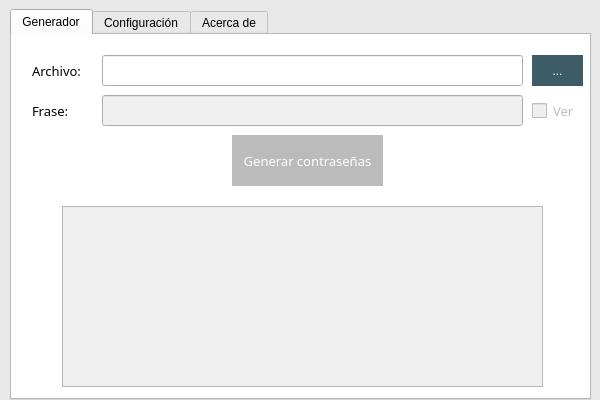
<?xml version="1.0" encoding="UTF-8"?>
<ui version="4.0">
 <class>wndMain</class>
 <widget class="QMainWindow" name="wndMain">
  <property name="geometry">
   <rect>
    <x>0</x>
    <y>0</y>
    <width>600</width>
    <height>400</height>
   </rect>
  </property>
  <property name="minimumSize">
   <size>
    <width>600</width>
    <height>400</height>
   </size>
  </property>
  <property name="maximumSize">
   <size>
    <width>600</width>
    <height>400</height>
   </size>
  </property>
  <property name="windowTitle">
   <string>pyPassGen</string>
  </property>
  <property name="windowIcon">
   <iconset>
    <normalon>:/img/logo.png</normalon>
   </iconset>
  </property>
  <property name="windowOpacity">
   <double>1.000000000000000</double>
  </property>
  <property name="autoFillBackground">
   <bool>true</bool>
  </property>
  <property name="styleSheet">
   <string notr="true">#wndMain{
background-color: #E8E8E8;
}

#tabs{
background-color: white;
}



QSlider::groove:horizontal {
border: 1px solid #bbb;
background: white;
height: 10px;
}

QSlider::sub-page:horizontal {
background: qlineargradient(x1: 0, y1: 0,    x2: 0, y2: 1,
    stop: 0 #4C7785, stop: 1 #293D44);
background: qlineargradient(x1: 0, y1: 0.2, x2: 1, y2: 1,
    stop: 0 #4C7785, stop: 1 #293D44);
border: 1px solid #4C7785;
height: 10px;
}



QSlider::add-page:horizontal {
background: #aaa;
border: 1px solid #aaa;
height: 10px;
}

QSlider::handle:horizontal {
background: #142329;
border: 2px solid #142329;
width: 13px;
margin-top: -2px;
margin-bottom: -2px;
border-radius: 4px;
}

QSlider::handle:horizontal:hover {
background: #293D44;
border: 2px solid #293D44;
border-radius: 2px;
}

QSlider::sub-page:horizontal:disabled {
background: #bbb;
border-color: #999;
}

QSlider::add-page:horizontal:disabled {
background: #eee;
border-color: #999;
}

QSlider::handle:horizontal:disabled {
background: #eee;
border: 1px solid #aaa;
border-radius: 8px;
}


QCheckBox::indicator {
    width: 15px;
    height: 15px;
}





QPushButton{
  background:#3E5C67;
  color:#fff;
border: 0;
}
QPushButton:hover:pressed{
  background:#293D44;
  color:#fff;
border:4px solid #3E5C67;
}
QPushButton:hover{
  background:#293D44;
  color:#fff;
}
QPushButton:disabled{
  background:#bbb;
  color:#fff;
border: 0;
}
</string>
  </property>
  <widget class="QWidget" name="centralwidget">
   <widget class="QTabWidget" name="tabs">
    <property name="geometry">
     <rect>
      <x>10</x>
      <y>9</y>
      <width>581</width>
      <height>391</height>
     </rect>
    </property>
    <property name="currentIndex">
     <number>0</number>
    </property>
    <widget class="QWidget" name="tab1">
     <attribute name="title">
      <string>Generador</string>
     </attribute>
     <widget class="QLabel" name="lblArchivo">
      <property name="geometry">
       <rect>
        <x>20</x>
        <y>10</y>
        <width>64</width>
        <height>51</height>
       </rect>
      </property>
      <property name="font">
       <font>
        <family>Droid Sans</family>
        <pointsize>10</pointsize>
        <weight>50</weight>
        <italic>false</italic>
        <bold>false</bold>
       </font>
      </property>
      <property name="text">
       <string>Archivo:</string>
      </property>
     </widget>
     <widget class="QPushButton" name="btnGenerarPass">
      <property name="enabled">
       <bool>false</bool>
      </property>
      <property name="geometry">
       <rect>
        <x>220</x>
        <y>100</y>
        <width>151</width>
        <height>51</height>
       </rect>
      </property>
      <property name="font">
       <font>
        <family>Droid Sans</family>
        <pointsize>10</pointsize>
        <weight>50</weight>
        <bold>false</bold>
       </font>
      </property>
      <property name="text">
       <string>Generar contraseñas</string>
      </property>
     </widget>
     <widget class="QLabel" name="lblFrase">
      <property name="geometry">
       <rect>
        <x>20</x>
        <y>50</y>
        <width>64</width>
        <height>51</height>
       </rect>
      </property>
      <property name="font">
       <font>
        <family>Droid Sans</family>
        <pointsize>10</pointsize>
        <weight>50</weight>
        <bold>false</bold>
       </font>
      </property>
      <property name="text">
       <string>Frase:</string>
      </property>
     </widget>
     <widget class="QListWidget" name="lstPasswords">
      <property name="enabled">
       <bool>false</bool>
      </property>
      <property name="geometry">
       <rect>
        <x>50</x>
        <y>171</y>
        <width>481</width>
        <height>181</height>
       </rect>
      </property>
      <property name="font">
       <font>
        <family>Droid Sans</family>
        <pointsize>14</pointsize>
        <weight>75</weight>
        <bold>true</bold>
        <underline>false</underline>
        <strikeout>false</strikeout>
       </font>
      </property>
      <property name="inputMethodHints">
       <set>Qt::ImhNone</set>
      </property>
     </widget>
     <widget class="QCheckBox" name="cbxVer">
      <property name="enabled">
       <bool>false</bool>
      </property>
      <property name="geometry">
       <rect>
        <x>520</x>
        <y>60</y>
        <width>51</width>
        <height>31</height>
       </rect>
      </property>
      <property name="font">
       <font>
        <family>Droid Sans</family>
        <pointsize>10</pointsize>
        <weight>50</weight>
        <bold>false</bold>
       </font>
      </property>
      <property name="text">
       <string>Ver</string>
      </property>
     </widget>
     <widget class="QLineEdit" name="txtFrase">
      <property name="enabled">
       <bool>false</bool>
      </property>
      <property name="geometry">
       <rect>
        <x>90</x>
        <y>60</y>
        <width>421</width>
        <height>31</height>
       </rect>
      </property>
      <property name="font">
       <font>
        <family>Droid Sans</family>
        <pointsize>13</pointsize>
        <weight>50</weight>
        <bold>false</bold>
       </font>
      </property>
      <property name="maxLength">
       <number>144</number>
      </property>
      <property name="echoMode">
       <enum>QLineEdit::Password</enum>
      </property>
      <property name="alignment">
       <set>Qt::AlignLeading|Qt::AlignLeft|Qt::AlignVCenter</set>
      </property>
      <property name="clearButtonEnabled">
       <bool>true</bool>
      </property>
     </widget>
     <widget class="QPushButton" name="btnSelArchivo">
      <property name="geometry">
       <rect>
        <x>520</x>
        <y>20</y>
        <width>51</width>
        <height>31</height>
       </rect>
      </property>
      <property name="text">
       <string>...</string>
      </property>
     </widget>
     <widget class="QLineEdit" name="txtArchivoTexto">
      <property name="geometry">
       <rect>
        <x>90</x>
        <y>20</y>
        <width>421</width>
        <height>31</height>
       </rect>
      </property>
      <property name="font">
       <font>
        <family>Droid Sans</family>
       </font>
      </property>
      <property name="maxLength">
       <number>500</number>
      </property>
      <property name="readOnly">
       <bool>true</bool>
      </property>
     </widget>
    </widget>
    <widget class="QWidget" name="tab2">
     <attribute name="title">
      <string>Configuración</string>
     </attribute>
     <widget class="QSlider" name="sliderCuantas">
      <property name="geometry">
       <rect>
        <x>180</x>
        <y>20</y>
        <width>391</width>
        <height>61</height>
       </rect>
      </property>
      <property name="minimum">
       <number>5</number>
      </property>
      <property name="maximum">
       <number>25</number>
      </property>
      <property name="singleStep">
       <number>5</number>
      </property>
      <property name="pageStep">
       <number>5</number>
      </property>
      <property name="value">
       <number>10</number>
      </property>
      <property name="tracking">
       <bool>true</bool>
      </property>
      <property name="orientation">
       <enum>Qt::Horizontal</enum>
      </property>
      <property name="tickPosition">
       <enum>QSlider::TicksBothSides</enum>
      </property>
     </widget>
     <widget class="QLabel" name="lblArchivo_2">
      <property name="geometry">
       <rect>
        <x>10</x>
        <y>20</y>
        <width>161</width>
        <height>31</height>
       </rect>
      </property>
      <property name="font">
       <font>
        <family>Droid Sans</family>
        <pointsize>10</pointsize>
       </font>
      </property>
      <property name="text">
       <string>Cuántas contraseñas</string>
      </property>
      <property name="alignment">
       <set>Qt::AlignCenter</set>
      </property>
     </widget>
     <widget class="QLabel" name="lblQtyCuantas">
      <property name="geometry">
       <rect>
        <x>10</x>
        <y>40</y>
        <width>161</width>
        <height>31</height>
       </rect>
      </property>
      <property name="font">
       <font>
        <family>Droid Sans</family>
        <pointsize>10</pointsize>
       </font>
      </property>
      <property name="layoutDirection">
       <enum>Qt::LeftToRight</enum>
      </property>
      <property name="text">
       <string>10</string>
      </property>
      <property name="alignment">
       <set>Qt::AlignCenter</set>
      </property>
     </widget>
     <widget class="QCheckBox" name="cbxNumeros">
      <property name="geometry">
       <rect>
        <x>20</x>
        <y>210</y>
        <width>261</width>
        <height>51</height>
       </rect>
      </property>
      <property name="font">
       <font>
        <family>Droid Sans</family>
        <pointsize>10</pointsize>
       </font>
      </property>
      <property name="text">
       <string>Incluir números</string>
      </property>
      <property name="checked">
       <bool>true</bool>
      </property>
     </widget>
     <widget class="QCheckBox" name="cbxMayus">
      <property name="geometry">
       <rect>
        <x>20</x>
        <y>130</y>
        <width>261</width>
        <height>51</height>
       </rect>
      </property>
      <property name="font">
       <font>
        <family>Droid Sans</family>
        <pointsize>10</pointsize>
       </font>
      </property>
      <property name="styleSheet">
       <string notr="true"/>
      </property>
      <property name="text">
       <string>Incluir letras en mayúsculas</string>
      </property>
      <property name="checked">
       <bool>true</bool>
      </property>
     </widget>
     <widget class="QCheckBox" name="cbxSimbolos">
      <property name="geometry">
       <rect>
        <x>20</x>
        <y>250</y>
        <width>201</width>
        <height>51</height>
       </rect>
      </property>
      <property name="font">
       <font>
        <family>Droid Sans</family>
        <pointsize>10</pointsize>
       </font>
      </property>
      <property name="text">
       <string>Incluir símbolos</string>
      </property>
      <property name="checked">
       <bool>true</bool>
      </property>
     </widget>
     <widget class="QCheckBox" name="cbxAmbiguos">
      <property name="geometry">
       <rect>
        <x>20</x>
        <y>290</y>
        <width>331</width>
        <height>51</height>
       </rect>
      </property>
      <property name="font">
       <font>
        <family>Droid Sans</family>
        <pointsize>10</pointsize>
       </font>
      </property>
      <property name="text">
       <string>No incluir caracteres que se puedan confundir</string>
      </property>
      <property name="checked">
       <bool>true</bool>
      </property>
     </widget>
     <widget class="QCheckBox" name="cbxVocales">
      <property name="geometry">
       <rect>
        <x>20</x>
        <y>170</y>
        <width>201</width>
        <height>51</height>
       </rect>
      </property>
      <property name="font">
       <font>
        <family>Droid Sans</family>
        <pointsize>10</pointsize>
       </font>
      </property>
      <property name="text">
       <string>Incluir vocales</string>
      </property>
      <property name="checked">
       <bool>true</bool>
      </property>
     </widget>
     <widget class="QSlider" name="sliderLargo">
      <property name="geometry">
       <rect>
        <x>180</x>
        <y>80</y>
        <width>391</width>
        <height>61</height>
       </rect>
      </property>
      <property name="minimum">
       <number>5</number>
      </property>
      <property name="maximum">
       <number>16</number>
      </property>
      <property name="singleStep">
       <number>1</number>
      </property>
      <property name="pageStep">
       <number>5</number>
      </property>
      <property name="value">
       <number>10</number>
      </property>
      <property name="tracking">
       <bool>true</bool>
      </property>
      <property name="orientation">
       <enum>Qt::Horizontal</enum>
      </property>
      <property name="tickPosition">
       <enum>QSlider::TicksBothSides</enum>
      </property>
     </widget>
     <widget class="QLabel" name="lblQtyLargo">
      <property name="geometry">
       <rect>
        <x>10</x>
        <y>100</y>
        <width>161</width>
        <height>31</height>
       </rect>
      </property>
      <property name="font">
       <font>
        <family>Droid Sans</family>
        <pointsize>10</pointsize>
       </font>
      </property>
      <property name="layoutDirection">
       <enum>Qt::LeftToRight</enum>
      </property>
      <property name="text">
       <string>10</string>
      </property>
      <property name="alignment">
       <set>Qt::AlignCenter</set>
      </property>
     </widget>
     <widget class="QLabel" name="lblLargo">
      <property name="geometry">
       <rect>
        <x>10</x>
        <y>80</y>
        <width>161</width>
        <height>31</height>
       </rect>
      </property>
      <property name="font">
       <font>
        <family>Droid Sans</family>
        <pointsize>10</pointsize>
       </font>
      </property>
      <property name="text">
       <string>Largo de la contraseña</string>
      </property>
      <property name="alignment">
       <set>Qt::AlignCenter</set>
      </property>
     </widget>
    </widget>
    <widget class="QWidget" name="tab3">
     <attribute name="title">
      <string>Acerca de</string>
     </attribute>
     <widget class="QTextEdit" name="txtAcercade">
      <property name="geometry">
       <rect>
        <x>10</x>
        <y>19</y>
        <width>571</width>
        <height>331</height>
       </rect>
      </property>
      <property name="readOnly">
       <bool>true</bool>
      </property>
      <property name="html">
       <string>&lt;!DOCTYPE HTML PUBLIC &quot;-//W3C//DTD HTML 4.0//EN&quot; &quot;http://www.w3.org/TR/REC-html40/strict.dtd&quot;&gt;
&lt;html&gt;&lt;head&gt;&lt;meta name=&quot;qrichtext&quot; content=&quot;1&quot; /&gt;&lt;style type=&quot;text/css&quot;&gt;
p, li { white-space: pre-wrap; }
&lt;/style&gt;&lt;/head&gt;&lt;body style=&quot; font-family:'Sans'; font-size:10pt; font-weight:400; font-style:normal;&quot;&gt;
&lt;p align=&quot;center&quot; style=&quot; margin-top:0px; margin-bottom:0px; margin-left:0px; margin-right:0px; -qt-block-indent:0; text-indent:0px;&quot;&gt;&lt;span style=&quot; font-size:18pt; font-weight:600;&quot;&gt;pyPassGen&lt;br /&gt;&lt;/span&gt;&lt;span style=&quot; font-size:11pt;&quot;&gt;by ivan@alk.mx&lt;br /&gt;www.alk.mx&lt;/span&gt;&lt;/p&gt;
&lt;p align=&quot;center&quot; style=&quot;-qt-paragraph-type:empty; margin-top:0px; margin-bottom:0px; margin-left:0px; margin-right:0px; -qt-block-indent:0; text-indent:0px; font-size:18pt; font-weight:600;&quot;&gt;&lt;br /&gt;&lt;/p&gt;
&lt;p style=&quot; margin-top:0px; margin-bottom:0px; margin-left:0px; margin-right:0px; -qt-block-indent:0; text-indent:0px;&quot;&gt;&lt;span style=&quot; font-size:12pt;&quot;&gt;GUI para pwgen usando un archivo y frase como semilla para contraseñas seguras que puedan ser recreadas.&lt;/span&gt;&lt;/p&gt;
&lt;p style=&quot;-qt-paragraph-type:empty; margin-top:0px; margin-bottom:0px; margin-left:0px; margin-right:0px; -qt-block-indent:0; text-indent:0px; font-size:12pt;&quot;&gt;&lt;br /&gt;&lt;/p&gt;
&lt;p align=&quot;center&quot; style=&quot; margin-top:0px; margin-bottom:0px; margin-left:0px; margin-right:0px; -qt-block-indent:0; text-indent:0px;&quot;&gt;&lt;span style=&quot; font-size:12pt;&quot;&gt;ivan@alk.mx&lt;/span&gt;&lt;/p&gt;
&lt;p align=&quot;center&quot; style=&quot;-qt-paragraph-type:empty; margin-top:0px; margin-bottom:0px; margin-left:0px; margin-right:0px; -qt-block-indent:0; text-indent:0px; font-size:12pt;&quot;&gt;&lt;br /&gt;&lt;/p&gt;
&lt;hr /&gt;
&lt;p align=&quot;center&quot; style=&quot;-qt-paragraph-type:empty; margin-top:0px; margin-bottom:0px; margin-left:0px; margin-right:0px; -qt-block-indent:0; text-indent:0px; font-size:12pt;&quot;&gt;&lt;br /&gt;&lt;/p&gt;
&lt;p align=&quot;center&quot; style=&quot; margin-top:0px; margin-bottom:0px; margin-left:0px; margin-right:0px; -qt-block-indent:0; text-indent:0px;&quot;&gt;&lt;span style=&quot; font-size:18pt; font-weight:600;&quot;&gt;pwgen&lt;/span&gt;&lt;/p&gt;
&lt;p align=&quot;center&quot; style=&quot; margin-top:0px; margin-bottom:0px; margin-left:0px; margin-right:0px; -qt-block-indent:0; text-indent:0px;&quot;&gt;&lt;span style=&quot; font-size:x-large; font-weight:600;&quot;&gt;Author&lt;/span&gt;&lt;/p&gt;
&lt;p style=&quot; margin-top:0px; margin-bottom:0px; margin-left:0px; margin-right:0px; -qt-block-indent:0; text-indent:0px;&quot;&gt;This version of &lt;span style=&quot; font-weight:600;&quot;&gt;pwgen&lt;/span&gt; was written by Theodore Ts'o &amp;lt;&lt;a href=&quot;mailto:tytso@alum.mit.edu&quot;&gt;&lt;span style=&quot; text-decoration: underline; color:#0000ff;&quot;&gt;tytso@alum.mit.edu&lt;/span&gt;&lt;/a&gt;&amp;gt;. It is modelled after a program originally written by Brandon S. Allbery, and then later extensively modified by Olaf Titz, Jim Lynch, and others. It was rewritten from scratch by Theodore Ts'o because the original program was somewhat of a hack, and thus hard to maintain, and because the licensing status of the program was unclear. &lt;/p&gt;
&lt;p style=&quot; margin-top:0px; margin-bottom:0px; margin-left:0px; margin-right:0px; -qt-block-indent:0; text-indent:0px;&quot;&gt;https://linux.die.net/man/1/pwgen&lt;/p&gt;
&lt;p style=&quot;-qt-paragraph-type:empty; margin-top:0px; margin-bottom:0px; margin-left:0px; margin-right:0px; -qt-block-indent:0; text-indent:0px;&quot;&gt;&lt;br /&gt;&lt;/p&gt;
&lt;hr /&gt;
&lt;p align=&quot;center&quot; style=&quot;-qt-paragraph-type:empty; margin-top:0px; margin-bottom:0px; margin-left:0px; margin-right:0px; -qt-block-indent:0; text-indent:0px; font-size:12pt;&quot;&gt;&lt;br /&gt;&lt;/p&gt;
&lt;p style=&quot; margin-top:0px; margin-bottom:12px; margin-left:0px; margin-right:0px; -qt-block-indent:0; text-indent:0px;&quot;&gt;&lt;span style=&quot; font-family:'monospace'; font-size:9pt;&quot;&gt;pyPassGen GUI para pwgen usando un archivo y frase como semilla para contraseñas seguras que puedan ser recreadas.&lt;/span&gt;&lt;/p&gt;
&lt;p style=&quot; margin-top:0px; margin-bottom:0px; margin-left:0px; margin-right:0px; -qt-block-indent:0; text-indent:0px;&quot;&gt;&lt;span style=&quot; font-size:9pt;&quot;&gt;    Copyright (C) 2019  Ivan de Alk.mx &amp;lt;ivan@alk.mx&amp;gt;&lt;/span&gt;&lt;/p&gt;
&lt;p style=&quot;-qt-paragraph-type:empty; margin-top:0px; margin-bottom:0px; margin-left:0px; margin-right:0px; -qt-block-indent:0; text-indent:0px; font-size:9pt;&quot;&gt;&lt;br /&gt;&lt;/p&gt;
&lt;p style=&quot; margin-top:0px; margin-bottom:0px; margin-left:0px; margin-right:0px; -qt-block-indent:0; text-indent:0px;&quot;&gt;&lt;span style=&quot; font-size:9pt;&quot;&gt;    This program is free software: you can redistribute it and/or modify&lt;/span&gt;&lt;/p&gt;
&lt;p style=&quot; margin-top:0px; margin-bottom:0px; margin-left:0px; margin-right:0px; -qt-block-indent:0; text-indent:0px;&quot;&gt;&lt;span style=&quot; font-size:9pt;&quot;&gt;    it under the terms of the GNU General Public License as published by&lt;/span&gt;&lt;/p&gt;
&lt;p style=&quot; margin-top:0px; margin-bottom:0px; margin-left:0px; margin-right:0px; -qt-block-indent:0; text-indent:0px;&quot;&gt;&lt;span style=&quot; font-size:9pt;&quot;&gt;    the Free Software Foundation, either version 3 of the License, or&lt;/span&gt;&lt;/p&gt;
&lt;p style=&quot; margin-top:0px; margin-bottom:0px; margin-left:0px; margin-right:0px; -qt-block-indent:0; text-indent:0px;&quot;&gt;&lt;span style=&quot; font-size:9pt;&quot;&gt;    (at your option) any later version.&lt;/span&gt;&lt;/p&gt;
&lt;p style=&quot;-qt-paragraph-type:empty; margin-top:0px; margin-bottom:0px; margin-left:0px; margin-right:0px; -qt-block-indent:0; text-indent:0px; font-size:9pt;&quot;&gt;&lt;br /&gt;&lt;/p&gt;
&lt;p style=&quot; margin-top:0px; margin-bottom:0px; margin-left:0px; margin-right:0px; -qt-block-indent:0; text-indent:0px;&quot;&gt;&lt;span style=&quot; font-size:9pt;&quot;&gt;    This program is distributed in the hope that it will be useful,&lt;/span&gt;&lt;/p&gt;
&lt;p style=&quot; margin-top:0px; margin-bottom:0px; margin-left:0px; margin-right:0px; -qt-block-indent:0; text-indent:0px;&quot;&gt;&lt;span style=&quot; font-size:9pt;&quot;&gt;    but WITHOUT ANY WARRANTY; without even the implied warranty of&lt;/span&gt;&lt;/p&gt;
&lt;p style=&quot; margin-top:0px; margin-bottom:0px; margin-left:0px; margin-right:0px; -qt-block-indent:0; text-indent:0px;&quot;&gt;&lt;span style=&quot; font-size:9pt;&quot;&gt;    MERCHANTABILITY or FITNESS FOR A PARTICULAR PURPOSE.  See the&lt;/span&gt;&lt;/p&gt;
&lt;p style=&quot; margin-top:0px; margin-bottom:0px; margin-left:0px; margin-right:0px; -qt-block-indent:0; text-indent:0px;&quot;&gt;&lt;span style=&quot; font-size:9pt;&quot;&gt;    GNU General Public License for more details.&lt;/span&gt;&lt;/p&gt;
&lt;p style=&quot;-qt-paragraph-type:empty; margin-top:0px; margin-bottom:0px; margin-left:0px; margin-right:0px; -qt-block-indent:0; text-indent:0px; font-size:9pt;&quot;&gt;&lt;br /&gt;&lt;/p&gt;
&lt;p style=&quot; margin-top:0px; margin-bottom:0px; margin-left:0px; margin-right:0px; -qt-block-indent:0; text-indent:0px;&quot;&gt;&lt;span style=&quot; font-size:9pt;&quot;&gt;    You should have received a copy of the GNU General Public License&lt;/span&gt;&lt;/p&gt;
&lt;p style=&quot; margin-top:0px; margin-bottom:0px; margin-left:0px; margin-right:0px; -qt-block-indent:0; text-indent:0px;&quot;&gt;&lt;span style=&quot; font-size:9pt;&quot;&gt;    along with this program.  If not, see &amp;lt;https://www.gnu.org/licenses/&amp;gt;.&lt;/span&gt;&lt;/p&gt;&lt;/body&gt;&lt;/html&gt;</string>
      </property>
     </widget>
    </widget>
   </widget>
  </widget>
 </widget>
 <tabstops>
  <tabstop>tabs</tabstop>
  <tabstop>btnSelArchivo</tabstop>
  <tabstop>txtFrase</tabstop>
  <tabstop>cbxVer</tabstop>
  <tabstop>btnGenerarPass</tabstop>
  <tabstop>lstPasswords</tabstop>
  <tabstop>sliderCuantas</tabstop>
  <tabstop>sliderLargo</tabstop>
  <tabstop>cbxMayus</tabstop>
  <tabstop>cbxVocales</tabstop>
  <tabstop>cbxNumeros</tabstop>
  <tabstop>cbxSimbolos</tabstop>
  <tabstop>cbxAmbiguos</tabstop>
  <tabstop>txtAcercade</tabstop>
 </tabstops>
 <resources>
  <include location="recursos.qrc"/>
 </resources>
 <connections/>
</ui>
